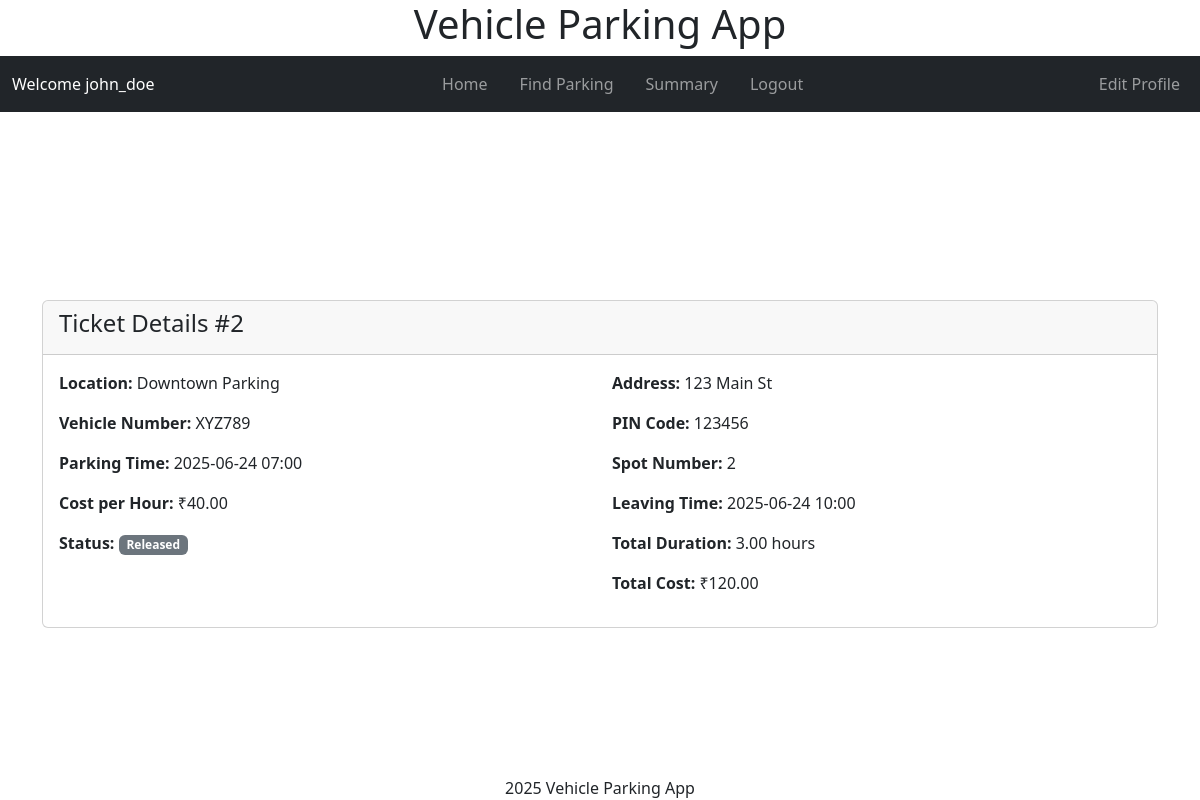
The page /user/view_ticket/2 (signed in) on the database its author committed.
### models/models.py (models this page shows, shortened)
class User(db.Model, UserMixin):
    id = db.Column(db.Integer, primary_key=True)
    username = db.Column(db.String(80), unique=True, nullable=False)
    fullname = db.Column(db.String(255), nullable=False)
    address = db.Column(db.Text, nullable=False)
    pincode = db.Column(db.String(10), nullable=False)
    is_admin = db.Column(db.Boolean, default=False, nullable=False)
    parking_tickets = db.relationship('Ticket', backref='user', lazy=True)
    password_hash = db.Column(db.String(128), nullable=False)

class Ticket(db.Model):
    id = db.Column(db.Integer, primary_key=True)
    active = db.Column(db.Boolean, default=True, nullable=False)
    spot_id = db.Column(db.Integer, db.ForeignKey('parking_spot.id'), nullable=False)
    user_id = db.Column(db.Integer, db.ForeignKey('user.id'), nullable=False)
    vehicle_number = db.Column(db.String(20), nullable=False)
    parking_timestamp = db.Column(db.DateTime, nullable=False)
    leaving_timestamp = db.Column(db.DateTime)
    duration = db.Column(db.Float)
    total_cost = db.Column(db.Numeric(10, 2))
    parking_cost_per_unit_time = db.Column(db.Numeric(8, 2), nullable=False)

class ParkingLot(db.Model):
    id = db.Column(db.Integer, primary_key=True)
    prime_location_name = db.Column(db.String(255), nullable=False)
    price = db.Column(db.Numeric(10, 2), nullable=False)
    address = db.Column(db.Text, nullable=False)
    pin_code = db.Column(db.String(10), nullable=False)
    maximum_number_of_spots = db.Column(db.Integer, nullable=False)
    spots = db.relationship('ParkingSpot', backref='lot', lazy=True,
                          cascade='all, delete-orphan')

class ParkingSpot(db.Model):
    id = db.Column(db.Integer, primary_key=True)
    lot_id = db.Column(db.Integer, db.ForeignKey('parking_lot.id'), nullable=False)
    status = db.Column(db.String(1), nullable=False, default='A')
    tickets = db.relationship('Ticket', backref='spot', lazy=True,
                            cascade='all, delete-orphan')

### controllers/user_controllers.py (the view)
@app.route('/user/view_ticket/<int:ticket_id>')
@user_required
def view_ticket(ticket_id):
    ticket = Ticket.query.get_or_404(ticket_id)
    if ticket.user_id != current_user.id:
        flash('Unauthorized access', 'error')
        return redirect(url_for('user_dashboard'))
    return render_template('user/view_ticket.html', ticket=ticket, user=current_user.username)

### app.py (called while the page is built)
def create_app():
    app = Flask(__name__)
    app.config.from_object(LocalDevelopmentConfig)
    db.init_app(app)
    login_manager = LoginManager()
    login_manager.init_app(app)
    from models.models import User
    @login_manager.user_loader
    def load_user(user_id):
        return User.query.get(int(user_id))
    app.app_context().push()
    return app

### controllers/user_controllers.py (called while the page is built)
def user_required(f):
    @wraps(f)
    def decorated_function(*args, **kwargs):
        if not current_user.is_authenticated:
            flash('Please login to access this page.', 'warning')
            return redirect(url_for('login'))
        if current_user.is_admin:
            flash('This page is only accessible to regular users.', 'warning')
            return redirect(url_for('admin_dashboard'))
        return f(*args, **kwargs)
    return decorated_function

### templates/user/view_ticket.html (shortened to what this page needs)
{% extends "layout.html" %}
{% block header %}
    {% include "user/navbar.html" with context %}
{% endblock header %}
{% block content %}
<div class="container mt-4">
    <div class="card">
        <div class="card-header">
            <h4>Ticket Details #{{ ticket.id }}</h4>
        </div>
        <div class="card-body">
            <div class="row">
                <div class="col-md-6">
                    <p><strong>Location:</strong> {{ ticket.spot.lot.prime_location_name }}</p>
                    <p><strong>Vehicle Number:</strong> {{ ticket.vehicle_number }}</p>
                    <p><strong>Parking Time:</strong> {{ ticket.parking_timestamp.strftime('%Y-%m-%d %H:%M') }}</p>
                    <p><strong>Cost per Hour:</strong> ₹{{ ticket.parking_cost_per_unit_time }}</p>
                    <p><strong>Status:</strong>
                        {% if ticket.leaving_timestamp %}
                            <span class="badge bg-secondary">Released</span>
                        {% else %}
                            <span class="badge bg-success">Active</span>
                        {% endif %}
                    </p>
                </div>
                <div class="col-md-6">
                    <p><strong>Address:</strong> {{ ticket.spot.lot.address }}</p>
                    <p><strong>PIN Code:</strong> {{ ticket.spot.lot.pin_code }}</p>
                    <p><strong>Spot Number:</strong> {{ ticket.spot.id }}</p>
                    {% if ticket.leaving_timestamp %}
                        <p><strong>Leaving Time:</strong> {{ ticket.leaving_timestamp.strftime('%Y-%m-%d %H:%M') }}</p>
                        <p><strong>Total Duration:</strong> {{ "%.2f"|format(ticket.duration) }} hours</p>
                        <p><strong>Total Cost:</strong> ₹{{ "%.2f"|format(ticket.total_cost) }}</p>
                    {% endif %}
                </div>
            </div>
        </div>
    </div>
</div>
{% endblock %}

### templates/user/navbar.html
<nav class="navbar navbar-expand-lg navbar-dark bg-dark">
    <div class="container-fluid">
        <span class="navbar-text text-white mr-3">
            Welcome {{ user if user else 'Error Please provide user name' }}
        </span>
        <div class="mx-auto order-0">
            <ul class="navbar-nav flex-row">
                <li class="nav-item px-2">
                    <a class="nav-link" href="{{ url_for('user_dashboard') }}">Home</a>
                </li>
                <li class="nav-item px-2">
                    <a class="nav-link" href="{{ url_for('find_parking') }}">Find Parking</a>
                </li>
                <li class="nav-item px-2">
                    <a class="nav-link" href="{{ url_for('user_summary') }}">Summary</a>
                </li>
                <li class="nav-item px-2">
                    <a class="nav-link" href="{{ url_for('logout') }}">Logout</a>
                </li>
            </ul>
        </div>
        <ul class="navbar-nav ml-auto">
            <li class="nav-item">
                <a class="nav-link" href="{{ url_for('edit_profile') }}">Edit Profile</a>
            </li>
        </ul>
    </div>
</nav>

### static/styles.css (style rules this page uses)
html, body { height: 100%; width: 100vw; margin: 0; padding: 0; overflow: hidden; }
body { min-height: 100vh; min-width: 100vw; box-sizing: border-box; display: flex; flex-direction: column; }

### rows shown on the page
User: username "john_doe"
Ticket: id "2", vehicle_number "XYZ789", parking_timestamp "2025-06-24 07:00", parking_cost_per_unit_time "40.00", leaving_timestamp "2025-06-24 10:00", duration "3.00", total_cost "120.00"
ParkingLot: spot.lot.prime_location_name "Downtown Parking", spot.lot.address "123 Main St", spot.lot.pin_code "123456"
ParkingSpot: spot.id "2"
